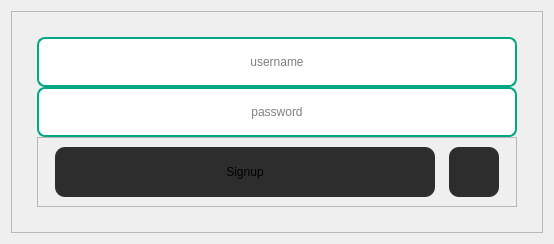
      <widget class="QWidget" name="tab_2">
       <attribute name="title">
        <string>Tab 2</string>
       </attribute>
       <layout class="QGridLayout" name="gridLayout_3">
        <item row="0" column="0">
         <widget class="QFrame" name="frame_24">
          <property name="styleSheet">
           <string notr="true">QLineEdit 
{
	border-radius: 8px;
	border-width: 2px;
	border-style: solid;
	border-color: #00a884;
	font: 13pt &quot;Arial Rounded MT Bold&quot;;
}
</string>
          </property>
          <property name="frameShape">
           <enum>QFrame::StyledPanel</enum>
          </property>
          <property name="frameShadow">
           <enum>QFrame::Raised</enum>
          </property>
          <layout class="QGridLayout" name="gridLayout_30">
           <property name="leftMargin">
            <number>25</number>
           </property>
           <property name="topMargin">
            <number>25</number>
           </property>
           <property name="rightMargin">
            <number>25</number>
           </property>
           <property name="bottomMargin">
            <number>25</number>
           </property>
           <property name="horizontalSpacing">
            <number>25</number>
           </property>
           <property name="verticalSpacing">
            <number>0</number>
           </property>
           <item row="2" column="0">
            <widget class="QFrame" name="frame_2">
             <property name="minimumSize">
              <size>
               <width>480</width>
               <height>70</height>
              </size>
             </property>
             <property name="maximumSize">
              <size>
               <width>480</width>
               <height>70</height>
              </size>
             </property>
             <property name="frameShape">
              <enum>QFrame::StyledPanel</enum>
             </property>
             <property name="frameShadow">
              <enum>QFrame::Raised</enum>
             </property>
             <layout class="QGridLayout" name="gridLayout_7">
              <item row="0" column="0">
               <widget class="QToolButton" name="signup_btn">
                <property name="minimumSize">
                 <size>
                  <width>380</width>
                  <height>50</height>
                 </size>
                </property>
                <property name="maximumSize">
                 <size>
                  <width>380</width>
                  <height>50</height>
                 </size>
                </property>
                <property name="styleSheet">
                 <string notr="true">QToolButton
{
border-radius: 10px;
border-style: solid;
border-top-color: transparent;
border-right-color: transparent;
border-left-color: transparent;
border-bottom-color: transparent;
border-width: 0px;
background-color: #2d2d2d;
font: 12pt &quot;Arial Rounded MT Bold&quot;;
}

QToolButton:hover
{
border-radius: 10px;
border-style: solid;
border-top-color: transparent;
border-right-color: transparent;
border-left-color: transparent;
border-bottom-color: transparent;
border-width: 0px;
background-color: #404040;
font: 12pt &quot;Arial Rounded MT Bold&quot;;
}</string>
                </property>
                <property name="text">
                 <string>Signup</string>
                </property>
                <property name="shortcut">
                 <string>Return</string>
                </property>
               </widget>
              </item>
              <item row="0" column="1">
               <widget class="QToolButton" name="toolButton_12">
                <property name="minimumSize">
                 <size>
                  <width>50</width>
                  <height>50</height>
                 </size>
                </property>
                <property name="maximumSize">
                 <size>
                  <width>50</width>
                  <height>50</height>
                 </size>
                </property>
                <property name="styleSheet">
                 <string notr="true">QToolButton
{
border-radius: 10px;
border-style: solid;
border-top-color: transparent;
border-right-color: transparent;
border-left-color: transparent;
border-bottom-color: transparent;
border-width: 0px;
background-color: #2d2d2d;
font: 12pt &quot;Arial Rounded MT Bold&quot;;
}

QToolButton:hover
{
border-radius: 10px;
border-style: solid;
border-top-color: transparent;
border-right-color: transparent;
border-left-color: transparent;
border-bottom-color: transparent;
border-width: 0px;
background-color: #404040;
font: 12pt &quot;Arial Rounded MT Bold&quot;;
}</string>
                </property>
                <property name="text">
                 <string/>
                </property>
                <property name="icon">
                 <iconset resource="resources.qrc">
                  <normaloff>:/images/icons/cil-account-logout.png</normaloff>:/images/icons/cil-account-logout.png</iconset>
                </property>
                <property name="shortcut">
                 <string>Return</string>
                </property>
               </widget>
              </item>
             </layout>
            </widget>
           </item>
           <item row="0" column="0">
            <widget class="QLineEdit" name="lineEdit_5">
             <property name="minimumSize">
              <size>
               <width>480</width>
               <height>50</height>
              </size>
             </property>
             <property name="maximumSize">
              <size>
               <width>480</width>
               <height>50</height>
              </size>
             </property>
             <property name="statusTip">
              <string/>
             </property>
             <property name="styleSheet">
              <string notr="true"/>
             </property>
             <property name="alignment">
              <set>Qt::AlignCenter</set>
             </property>
             <property name="placeholderText">
              <string>username</string>
             </property>
            </widget>
           </item>
           <item row="1" column="0">
            <widget class="QLineEdit" name="lineEdit_6">
             <property name="minimumSize">
              <size>
               <width>480</width>
               <height>50</height>
              </size>
             </property>
             <property name="maximumSize">
              <size>
               <width>480</width>
               <height>50</height>
              </size>
             </property>
             <property name="styleSheet">
              <string notr="true">font: 13pt &quot;Arial Rounded MT Bold&quot;;</string>
             </property>
             <property name="echoMode">
              <enum>QLineEdit::Password</enum>
             </property>
             <property name="alignment">
              <set>Qt::AlignCenter</set>
             </property>
             <property name="placeholderText">
              <string>password</string>
             </property>
            </widget>
           </item>
          </layout>
         </widget>
        </item>
       </layout>
      </widget>
